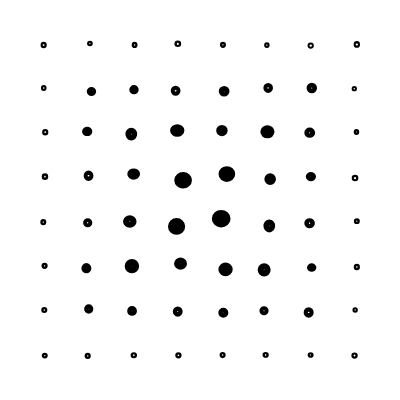
Frame 1 (no input)
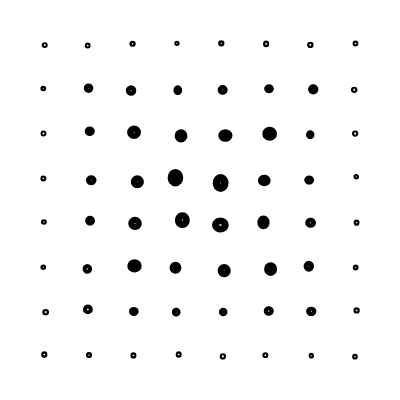
Frame 2 (the mouse pressed at the canvas centre, redrawn once)

The p5.js sketch that drew these frames (run headless with seeded random() and noise() and a simulated clock; the mouse was pressed at the canvas centre and the sketch redrawn once):

// p5.js sketch
// ── sketch.js
const canvasWidth = 400,
      canvasHeight = 400,
      gridCellCount = 9;

function setup() {
  createCanvas(canvasWidth, canvasHeight);
  noFill();
  noLoop();

  setInterval(redraw, 2000);
}

function draw() {
  background(255);

  for (let col = 1; col < gridCellCount; col++) {
    for (let row = 1; row < gridCellCount; row++) {
      const x = width  / gridCellCount * col,
            y = height / gridCellCount * row;

      const centerProximity = Math.min(
        (width  / 2 - Math.abs(x - width  / 2)) / (width  / 2),
        (height / 2 - Math.abs(y - height / 2)) / (height / 2)
      );

      const gridDeviation = centerProximity * 6,
            circleSize = centerProximity * 10,
            circleStroke = 2.5 + centerProximity * 6,
            circleDeviation = 0.15;

      strokeWeight(circleStroke + random(-circleStroke, circleStroke) * circleDeviation);
      ellipse(
        x + random(-gridDeviation, gridDeviation),
        y + random(-gridDeviation, gridDeviation),
        circleSize + random(-circleSize, circleSize) * circleDeviation,
        circleSize + random(-circleSize, circleSize) * circleDeviation
      );
    }
  }
}
